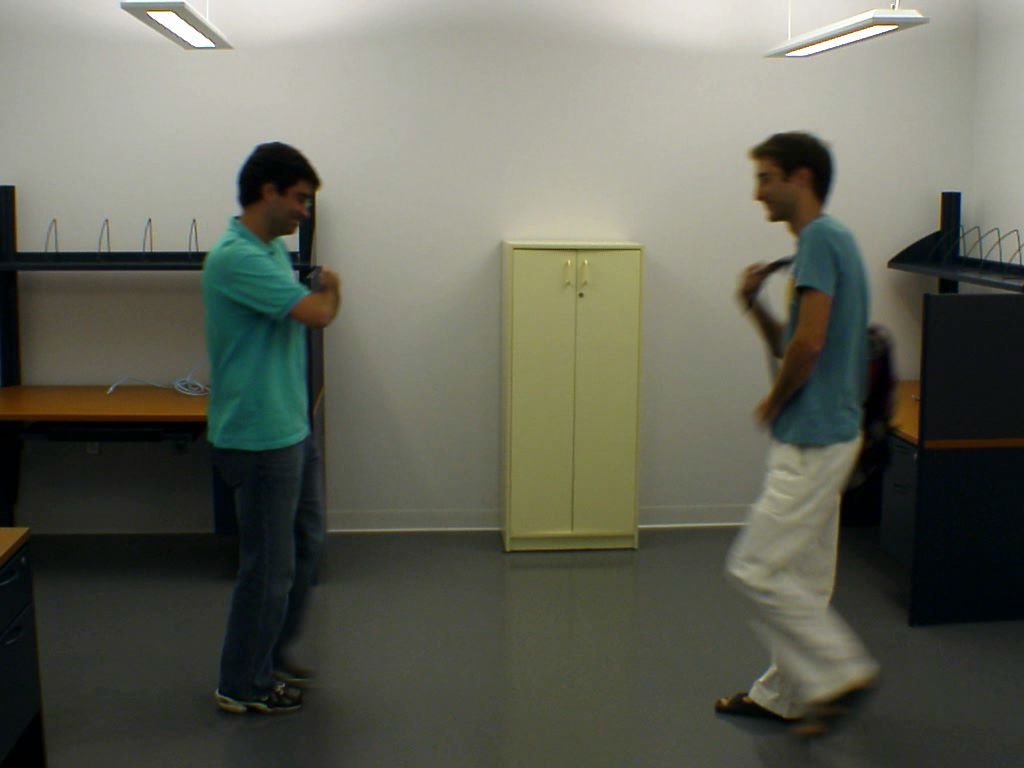
%> input picture ch4/im2.jpg, 1024 x 768 px
$ octave diffGauss.m   (GNU Octave 9; MATLAB toolbox functions it lacks are replaced by stand-ins)
%> lines starting %> are read from the running program, lines starting %| are printed output that depends on the picture
% Diff�rence de Gaussiennes
clc;
close all;
clear all;
imagea=imread('im2.jpg');
%> imagea is the input picture: size 768x1024x3 uint8; mean R, G, B 99.9, 101.5, 89.3
% Conversion en tons de gris (grayscale)
intensite=floor(double(imagea(:,:,1))*0.213+double(imagea(:,:,2))*0.715+double(imagea(:,:,3))*0.072);
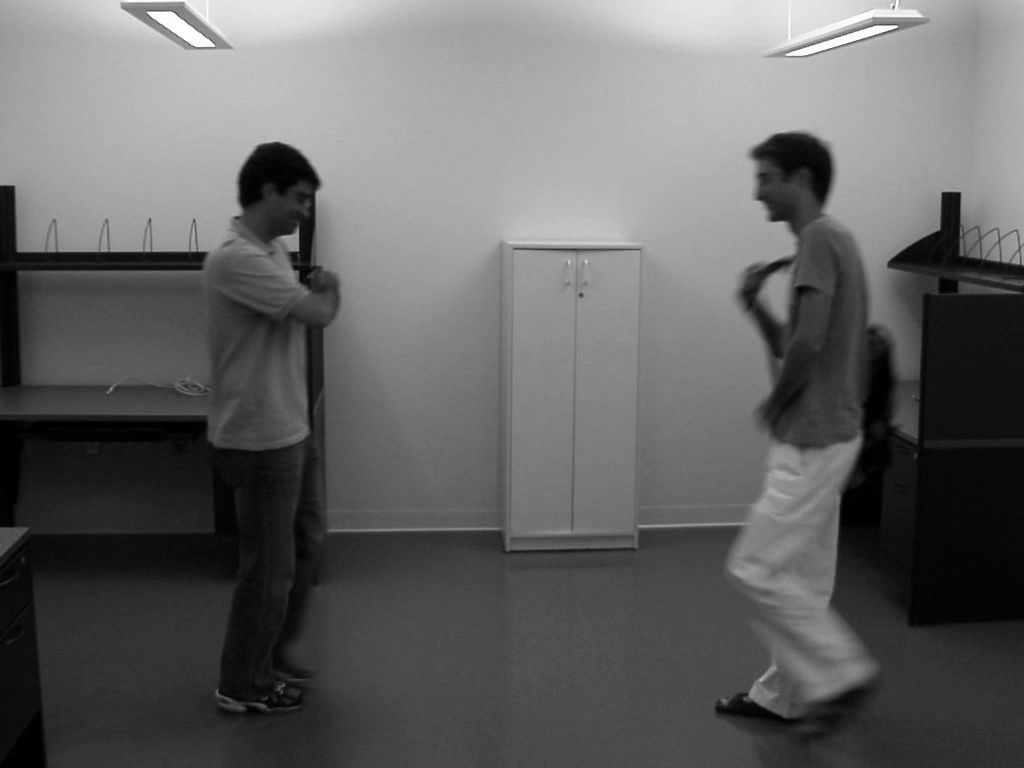
%> intensite: size 768x1024 double; min 0, max 255, mean 99.7
colormap('gray');
image(intensite)
title('Grayscale');
% filtre gaussien
filtre1=gausswin(5,2)*gausswin(5,2)'
filtre2=gausswin(5,3)*gausswin(5,3)'
% Convolution avec premier filtre
res1=conv2(intensite,filtre1);
res1=floor((255/max(max(res1))).*res1); %normalisation
figure
colormap('gray');
image(res1)
title('Filtre gaussien 1');
% Convolution avec 2ieme filtre
res2=conv2(intensite,filtre2);
res2=floor((255/max(max(res2))).*res2);
figure
colormap('gray');
image(res2)
title('Filtre gaussien 2');
figure
% diff�rence des gaussiennes
colormap('gray');
res3=res1-res2;
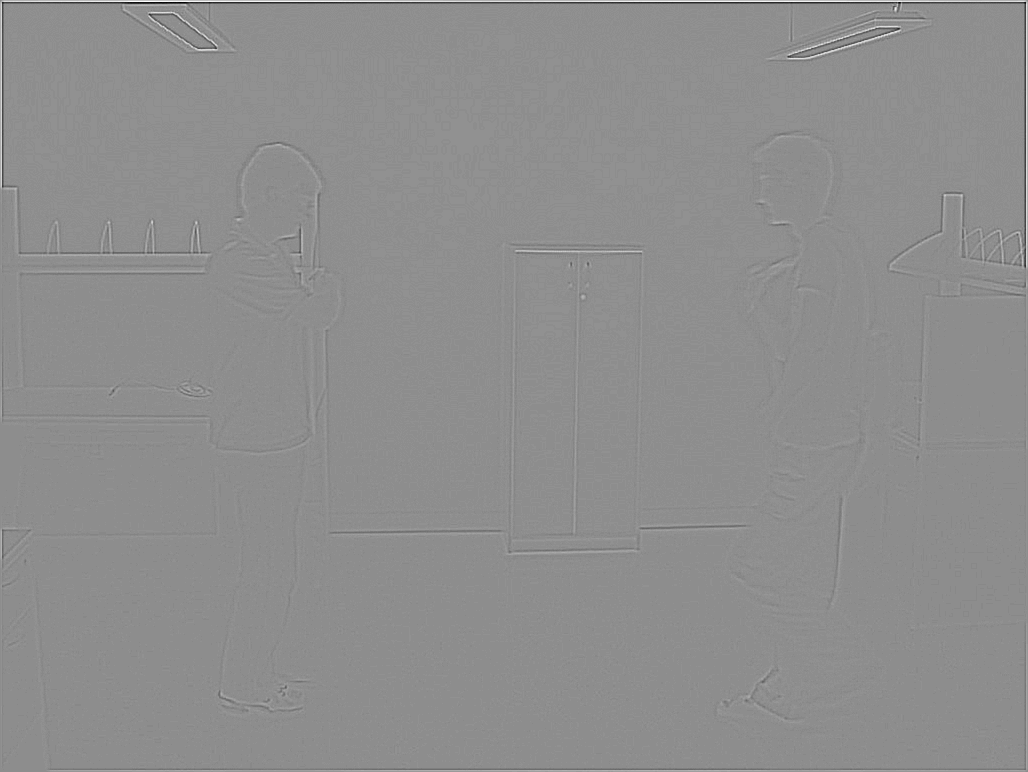
%> res3: size 772x1028 double; min -31, max 25, mean 0.2; drawn with min black and max white
%res3=255-res3;
res3=floor((255/max(max(res3))).*res3);
image(res3)
title('DoG');
